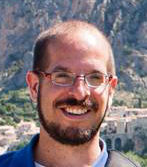
#> input picture data/faces/all_clipping.jpg, 147 x 167 px; its folder holds only this picture in this run
$ python autothumbnail.py
#> lines starting #> are read from the running program, lines starting #| are printed output that depends on the picture; after the words box and inside, x2 and y2 are one past the last pixel; in counts of white or black regions, pixels touching at a corner belong together
'''
Created on Sep 8, 2018

Use autocropFaces() to crop out the material around faces in an image,
where the faces are automatically detected.

See the bottom for an example use script.

Used this as a starting reference point:
https://docs.opencv.org/3.3.0/d7/d8b/tutorial_py_face_detection.html

@author: tmahrt
'''

import os
from os.path import join

import cv2
from matplotlib import pyplot as plt
from PIL import Image

TRAINING_DATA_PATH = '/opt/local/share/OpenCV/haarcascades/haarcascade_frontalface_default.xml'


class NoFacesException(Exception):

    def __init__(self, fn):
        super(NoFacesException, self).__init__()
        self.fn = fn

    def __str__(self):
        errStr = ("ERROR: Could not find faces in file `%s` with "
                  "training data: \n`%s`\n  Please try again with a different "
                  "file, or different training set.")
        return errStr % (self.fn, TRAINING_DATA_PATH)


class FaceRecognizer():

    def __init__(self):
        self.recognizer = cv2.CascadeClassifier(TRAINING_DATA_PATH)

    def recognize(self, imgFn):
        gray = cv2.imread(imgFn, 0)

        faces = self.recognizer.detectMultiScale(gray, 1.3, 5)
        if len(faces) == 0:
            raise NoFacesException(imgFn)

        return faces


def outputDebug(imgFn,
                faces,
                faceRegion=None,
                helperRegion=None,
                finalCropRegion=None):

    img = cv2.imread(imgFn)

    # The list of faces
    for face in faces:
        _drawRectangle(img, face, (255, 0, 0))

    # All the faces fit tightly in this space
    if faceRegion is not None:
        _drawRectangle(img, faceRegion, (0, 0, 255))

    # I used this to see various intermediate stages
    if helperRegion is not None:
        _drawRectangle(img, helperRegion, (0, 255, 0))

    # The final cropping region
    if finalCropRegion is not None:
        _drawRectangle(img, finalCropRegion, (255, 255, 0))

    img = _convertBgrToRGB(img)
    plt.imshow(img)
    plt.show()


def _convertBgrToRGB(img):
    # https://stackoverflow.com/questions/15072736/extracting-a-region-from-an-image-using-slicing-in-python-opencv/15074748#15074748
    return img[:, :, ::-1]


def _drawRectangle(img, xywh, color):
    x, y, w, h = xywh
    cv2.rectangle(img, (x, y), (x + w, y + h), color, 2)


def encapsulateSubsquares(regionList):
    '''
    Given a list of squares, return a square that tightly fits all subsquares

    Input is a list of the form [(x, y, w, h), () ]
    Output is the (x, y, w, h) that wholly includes all input
    '''
    newRegionList = [(x, y, x + w, y + h) for x, y, w, h in regionList]
    x0List, y0List, x1List, y1List = zip(*newRegionList)

    x0 = min(x0List)
    y0 = min(y0List)
    x1 = max(x1List)
    y1 = max(y1List)

    return [x0, y0, x1 - x0, y1 - y0]


def modifyAspectRatio(sourceXYWH, targetRatio):
    '''
    Changes the ratio of the input square to be that of the target ratio
    '''
    sourceRatio = sourceXYWH[2] / sourceXYWH[3]
    if targetRatio > sourceRatio:
        newX1 = int(sourceXYWH[3] * targetRatio)
        returnXYWH = [sourceXYWH[0], sourceXYWH[1],
                      newX1, sourceXYWH[3]]
    else:
        newY1 = int(sourceXYWH[2] / targetRatio)
        returnXYWH = [sourceXYWH[0], sourceXYWH[1],
                      sourceXYWH[2], newY1]

    return returnXYWH


def relativeRecenter(sourceXYWH, targetXYWH):
    '''
    Centers a square with respect to the center of a different square
    '''
    targetXCenter = targetXYWH[0] + (targetXYWH[2] / 2.0)
    targetYCenter = targetXYWH[1] + (targetXYWH[3] / 2.0)

    newX = int(targetXCenter - (sourceXYWH[2] / 2.0))
    newY = int(targetYCenter - (sourceXYWH[3] / 2.0))

    return (newX, newY, sourceXYWH[2], sourceXYWH[3])


def keepInsideImage(sourceXYWH, imageWH):
    '''
    Forces a square to be within the image that contains it
    '''

    left = sourceXYWH[0]
    right = sourceXYWH[0] + sourceXYWH[2]

    top = sourceXYWH[1]
    bottom = sourceXYWH[1] + sourceXYWH[3]

    newLeft = left
    if left < 0 and right > imageWH[0]:
        newLeft = (imageWH[0] - right)
    elif left < 0:
        newLeft = 0
    elif right > imageWH[0]:
        newLeft = imageWH[0] - sourceXYWH[2]

    newTop = top
    if top < 0 and bottom > imageWH[1]:
        newTop = imageWH[1] / 2.0 - sourceXYWH[3]
    elif top < 0:
        newTop = 0
    elif bottom > imageWH[1]:
        newTop = imageWH[1] - sourceXYWH[3]

    return [int(newLeft), int(newTop), sourceXYWH[2], sourceXYWH[3]]


def enforceMinSize(sourceXYWH, targetWH, imgWH):
    '''
    Increase the crop region to the target, but don't exceed the img dimensions
    '''
    newW = max((targetWH[0], sourceXYWH[2]))
    newH = max((targetWH[1], sourceXYWH[3]))

    newW = min((imgWH[0], newW))
    newH = min((imgWH[1], newH))

    return (sourceXYWH[0], sourceXYWH[1], newW, newH)


def autocropFaces(fn, outputFN, recognizer, targetWH=None, debug=False):
    '''
    Will crop an image based on all of the faces it automatically detects

    targetWH: e.g. (300, 200); if specified, it the output will that size.
              The area around the detected heads will be enlarged to permit
              the necessary aspect ratio before scaling occurs.  If the image
              is smaller than the target, whitespace will be filled in.
    debug: if True, an image will pop up showing detected faces and the
              region that will be cropped.  The image must be closed before
              the code will continue
    '''
#> called with fn = 'data/faces/all_clipping.jpg', targetWH = (300, 200), debug = True
    faceList = recognizer.recognize(fn)
#> in recognize, `gray = cv2.imread(imgFn, 0)`:
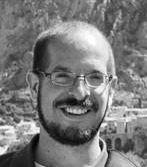
#> gray: shape (167, 147); min 0, max 255, mean 122
#> in recognize, `faces = self.recognizer.detectMultiScale(gray, 1.3, 5)`: faces = [[36, 44, 86, 86]]
#> faceList = [[36, 44, 86, 86]]
    faceRegion = encapsulateSubsquares(faceList)
#> in encapsulateSubsquares, `newRegionList = [(x, y, x + w, y + h) for x, y, w, h in regionList]`: newRegionList = [(36, 44, 122, 130)]
#> in encapsulateSubsquares, `x0List, y0List, x1List, y1List = zip(*newRegionList)`: x0List = (36,); y0List = (44,); x1List = (122,); y1List = (130,)
#> in encapsulateSubsquares, `x0 = min(x0List)`: x0 = 36
#> in encapsulateSubsquares, `y0 = min(y0List)`: y0 = 44
#> in encapsulateSubsquares, `x1 = max(x1List)`: x1 = 122
#> in encapsulateSubsquares, `y1 = max(y1List)`: y1 = 130
#> faceRegion = [36, 44, 86, 86]

    img = Image.open(fn)
    imgWH = (img.width, img.height)
#> imgWH = (147, 167)
    if targetWH is not None:
        sizedFaceRegion = enforceMinSize(faceRegion, targetWH, imgWH)
#> in enforceMinSize, `newW = max((targetWH[0], sourceXYWH[2]))`: newW = 300
#> in enforceMinSize, `newH = max((targetWH[1], sourceXYWH[3]))`: newH = 200
#> in enforceMinSize, `newW = min((imgWH[0], newW))`: newW = 147
#> in enforceMinSize, `newH = min((imgWH[1], newH))`: newH = 167
#> sizedFaceRegion = (36, 44, 147, 167)
        proportionedFaceRegion = modifyAspectRatio(sizedFaceRegion,
                                                   targetWH[0] / targetWH[1])
#> in modifyAspectRatio, `sourceRatio = sourceXYWH[2] / sourceXYWH[3]`: sourceRatio = 0.88
#> in modifyAspectRatio, `newX1 = int(sourceXYWH[3] * targetRatio)`: newX1 = 250
#> in modifyAspectRatio, `returnXYWH = [sourceXYWH[0], sourceXYWH[1], newX1, sourceXYWH[3]]`: returnXYWH = [36, 44, 250, 167]
#> proportionedFaceRegion = [36, 44, 250, 167]

        regionToCenterIn = relativeRecenter(sizedFaceRegion,
                                            faceRegion)
#> in relativeRecenter, `targetXCenter = targetXYWH[0] + (targetXYWH[2] / 2.0)`: targetXCenter = 79
#> in relativeRecenter, `targetYCenter = targetXYWH[1] + (targetXYWH[3] / 2.0)`: targetYCenter = 87
#> in relativeRecenter, `newX = int(targetXCenter - (sourceXYWH[2] / 2.0))`: newX = 5
#> in relativeRecenter, `newY = int(targetYCenter - (sourceXYWH[3] / 2.0))`: newY = 3
#> regionToCenterIn = (5, 3, 147, 167)
        adjustedFaceRegion = relativeRecenter(proportionedFaceRegion,
                                              regionToCenterIn)
#> adjustedFaceRegion = (-46, 3, 250, 167)
        adjustedFaceRegion = keepInsideImage(adjustedFaceRegion, imgWH)
#> in keepInsideImage, `left = sourceXYWH[0]`: left = -46
#> in keepInsideImage, `right = sourceXYWH[0] + sourceXYWH[2]`: right = 204
#> in keepInsideImage, `top = sourceXYWH[1]`: top = 3
#> in keepInsideImage, `bottom = sourceXYWH[1] + sourceXYWH[3]`: bottom = 170
#> in keepInsideImage, `newLeft = left`: newLeft = -46
#> in keepInsideImage, `newLeft = (imageWH[0] - right)`: newLeft = -57
#> in keepInsideImage, `newTop = top`: newTop = 3
#> in keepInsideImage, `newTop = imageWH[1] - sourceXYWH[3]`: newTop = 0
#> adjustedFaceRegion = [-57, 0, 250, 167]

        # If the crop region is smaller than the targetWH, fill in
        # the empty space with a white background
        newImg = Image.new('RGB',
                           (adjustedFaceRegion[2], adjustedFaceRegion[3]),
                           (255, 255, 255))
#> newImg: PIL image 250x167 RGB; every value is 255
        newImg.paste(img, (-adjustedFaceRegion[0], -adjustedFaceRegion[1]))
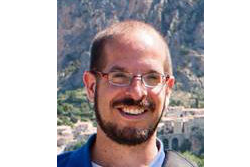
#> newImg: PIL image 250x167 RGB; mean R, G, B 182.4, 174, 176.2
        img = newImg

        if debug is True:
            outputDebug(fn, faceList, faceRegion, sizedFaceRegion,
                        finalCropRegion=adjustedFaceRegion)
#> in outputDebug, img is the input picture: shape (167, 147, 3); mean B, G, R 121, 117.2, 131.6
#> the loop in outputDebug, `for face in faces:` made 1 pass
#> after the loop in outputDebug, `for face in faces:`:
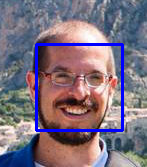
#> img: shape (167, 147, 3); 4.19% of pixels changed, all inside (x1, y1, x2, y2) = (35, 43, 124, 132)
#> call 4 of _drawRectangle, with color = (255, 255, 0)
#> in _drawRectangle (call 4), `x, y, w, h = xywh`: x = -57; y = 0; w = 250
#> in _drawRectangle (call 4), `cv2.rectangle(img, (x, y), (x + w, y + h), color, 2)`:
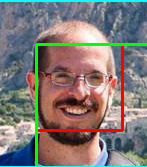
#> img: shape (167, 147, 3); mean B, G, R 117.8, 121.8, 128.9
#> in _convertBgrToRGB, `return img[:, :, ::-1]`:
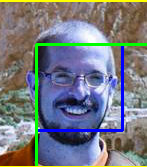
#> returned value: shape (167, 147, 3); mean of channels 0, 1, 2 128.9, 121.8, 117.8; drawn as B, G, R
    else:
        img = img.crop(faceRegion)

    if targetWH is not None:
        img = img.resize(targetWH)
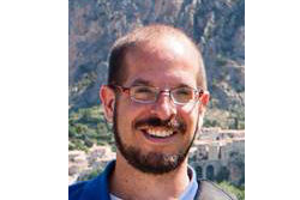
#> img: PIL image 300x200 RGB; mean R, G, B 182.4, 173.9, 176.1

    img.save(outputFN)


# Example use
if __name__ == "__main__":

    def getThumbnailName(fn):
        name, ext = os.path.splitext(fn)
        return name + "_thumbnail" + ext

    inputPath = os.path.abspath("../data/faces/")
    outputPath = os.path.abspath("../data/faces/output")
    targetWH = (300, 200)

    if not os.path.exists(outputPath):
        os.mkdir(outputPath)

    _recognizer = FaceRecognizer()
    for _fn in os.listdir(inputPath):
        if ".jpg" not in _fn:
            continue
        inputFn = join(inputPath, _fn)
        outputFn = join(outputPath, getThumbnailName(_fn))
        try:
            autocropFaces(inputFn, outputFn, _recognizer, targetWH, debug=True)
        except NoFacesException:
            print("No faces in: " + inputFn)
            continue
